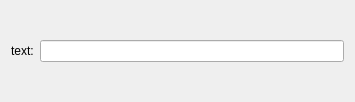
<ui version="4.0" >
 <class>Config</class>
 <widget class="QWidget" name="Config" >
  <property name="geometry" >
   <rect>
    <x>0</x>
    <y>0</y>
    <width>355</width>
    <height>102</height>
   </rect>
  </property>
  <layout class="QHBoxLayout" name="horizontalLayout" >
   <item>
    <widget class="QLabel" name="label" >
     <property name="text" >
      <string>text:</string>
     </property>
    </widget>
   </item>
   <item>
    <widget class="QLineEdit" name="text" />
   </item>
  </layout>
 </widget>
 <connections/>
</ui>
